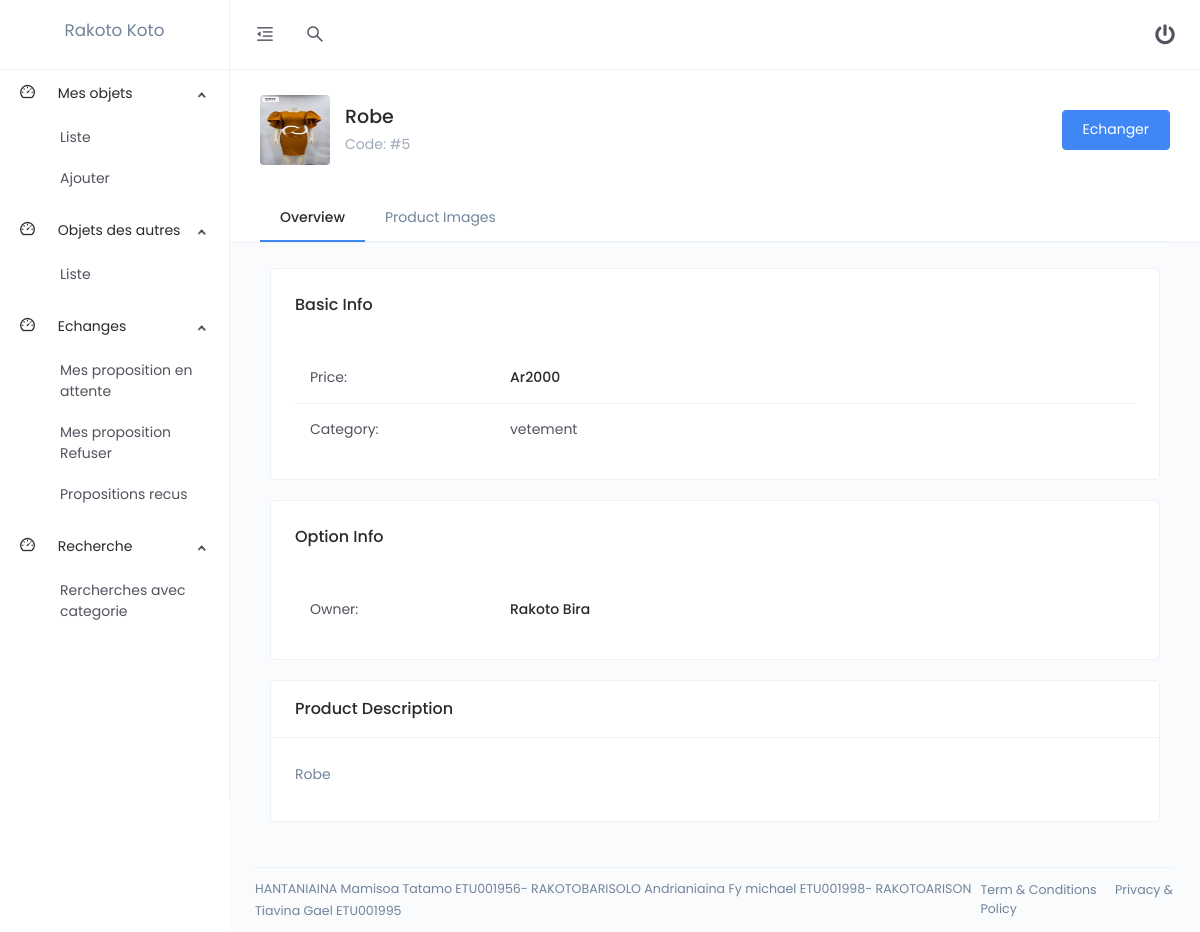
Screenshot of /front/details_objet2?idobjet=5 (signed in) with the database file from the repository.
### tables this page shows
CREATE TABLE objet(
    id int primary key AUTO_INCREMENT,
    idUser int,
    idCategory int,
    titre varchar(50),
    description varchar(50),
    photos text,
    prix_estimatif double,
    foreign key(idUser) references users(id),
    foreign key(idCategory) references category(id)
);

CREATE TABLE category(
    id int primary key AUTO_INCREMENT,
    name varchar(50) 
);

### application/views/front.php (called while the page is built, shortened)
<?php
$this->load->view("front/header");
$this->load->view("front/".$contents);
?>

### application/controllers/Front.php (called while the page is built, shortened)
<?php
class Front extends CI_Controller
{
    public function __construct()
    {
        $this->load->model('objet_model');
        $this->load->helper('form');
        $this->load->library('form_validation');
    }
    public function details_objet2()
    {
        $info = array();
        $info['name'] = $this->session->userdata('name');
        $info['contents'] = 'details_objet2';
        $info['objet'] = $this->objet_model->getDetailObject(intval($this->input->get('idobjet')));
        $this->load->view('front', $info);
    }
}

### index.php (called while the page is built, shortened)
<?php
require_once BASEPATH.'core/CodeIgniter.php';

### application/models/Objet_model.php (called while the page is built, shortened)
<?php
class Objet_model extends CI_Model
{
    public function getDetailObject($id){
        $result = [];
        $req = "select objet.id,category.name,objet.titre,objet.prix_estimatif,objet.description,objet.photos,users.first_name,users.last_name from objet join category join users on objet.idcategory=category.id and objet.iduser=users.id where objet.id=%d";
        $req = sprintf($req,$id);
        $sql = $this->db->query($req);
        foreach ($sql->result_array() as $row){
            $result['id'] = $row['id'];
            $result['category'] = $row['name'];
            $result['titre'] = $row['titre'];
            $result['description'] = $row['description'];
            $result['photos'] = explode(';',$row['photos']);
            $result['prix_estimatif'] = $row['prix_estimatif'];
            $result['owner'] = $row['first_name']." ".$row['last_name'];
        }
        return $result;
    }
}
?>

### application/views/front/details_objet2.php (the view, shortened to what this page needs)
<div class="page-header no-gutters has-tab">
                        <div class="d-md-flex m-b-15 align-items-center justify-content-between">
                            <div class="media align-items-center m-b-15">
                                <div class="avatar avatar-image rounded" style="height: 70px; width: 70px">
                                    <img src="<?php bu('assets/images/'.$objet['photos'][0])?>" alt="">
                                </div>
                                <div class="m-l-15">
                                    <h4 class="m-b-0"><?php echo $objet['titre']?></h4>
                                    <p class="text-muted m-b-0">Code: #<?php echo $objet['id']?></p>
                                </div>
                            </div>
                            <div class="m-b-15">
                                <button class="btn btn-primary">
                                    <span><a style="color: white;" href="<?php su('frontechange/index?idobjet='.$objet['id'])?>">Echanger</a></span>
                                </button>
                            </div>
                        </div>
                        <ul class="nav nav-tabs" >
                            <li class="nav-item">
                                <a class="nav-link active" data-toggle="tab" href="#product-overview">Overview</a>
                            </li>
                            <li class="nav-item">
                                <a class="nav-link" data-toggle="tab" href="#product-images">Product Images</a>
                            </li>
                        </ul>
                    </div>
                    <div class="container-fluid">
                        <div class="tab-content m-t-15">
                            <div class="tab-pane fade show active" id="product-overview" >
                                <div class="card">
                                    <div class="card-body">
                                        <h4 class="card-title">Basic Info</h4>
                                        <div class="table-responsive">
                                            <table class="product-info-table m-t-20">
                                                <tbody>
                                                    <tr>
                                                        <td>Price:</td>
                                                        <td class="text-dark font-weight-semibold">Ar<?php echo $objet['prix_estimatif']?></td>
                                                    </tr>
                                                    <tr>
                                                        <td>Category:</td>
                                                        <td>    <?php echo $objet['category']?></td>
                                                    </tr>
                                                </tbody>
                                            </table>
                                        </div>
                                    </div>
                                </div>
                                <div class="card">
                                    <div class="card-body">
                                        <h4 class="card-title">Option Info</h4>
                                        <div class="table-responsive">
                                            <table class="product-info-table m-t-20">
                                                <tbody>
                                                <tr>
                                                        <td>Owner:</td>
                                                        <td class="text-dark font-weight-semibold"><?php echo $objet['owner']?></td>
                                                    </tr>
                                                </tbody>
                                            </table>
                                        </div>
                                    </div>
                                </div>
                                <div class="card">
                                    <div class="card-header">
                                        <h4 class="card-title">Product Description</h4>
                                    </div>
                                    <div class="card-body">
                                        <p><?php echo $objet['description']?></p>
                                    </div>
                                </div>
                            </div>
                        </div>
                    </div>

### rows the page displays
objet: titre "Robe", id "5", prix_estimatif "2000", idCategory.name "vetement", description "Robe"

### other values shown
$name "Rakoto Koto"
$objet['owner'] "Rakoto Bira"
